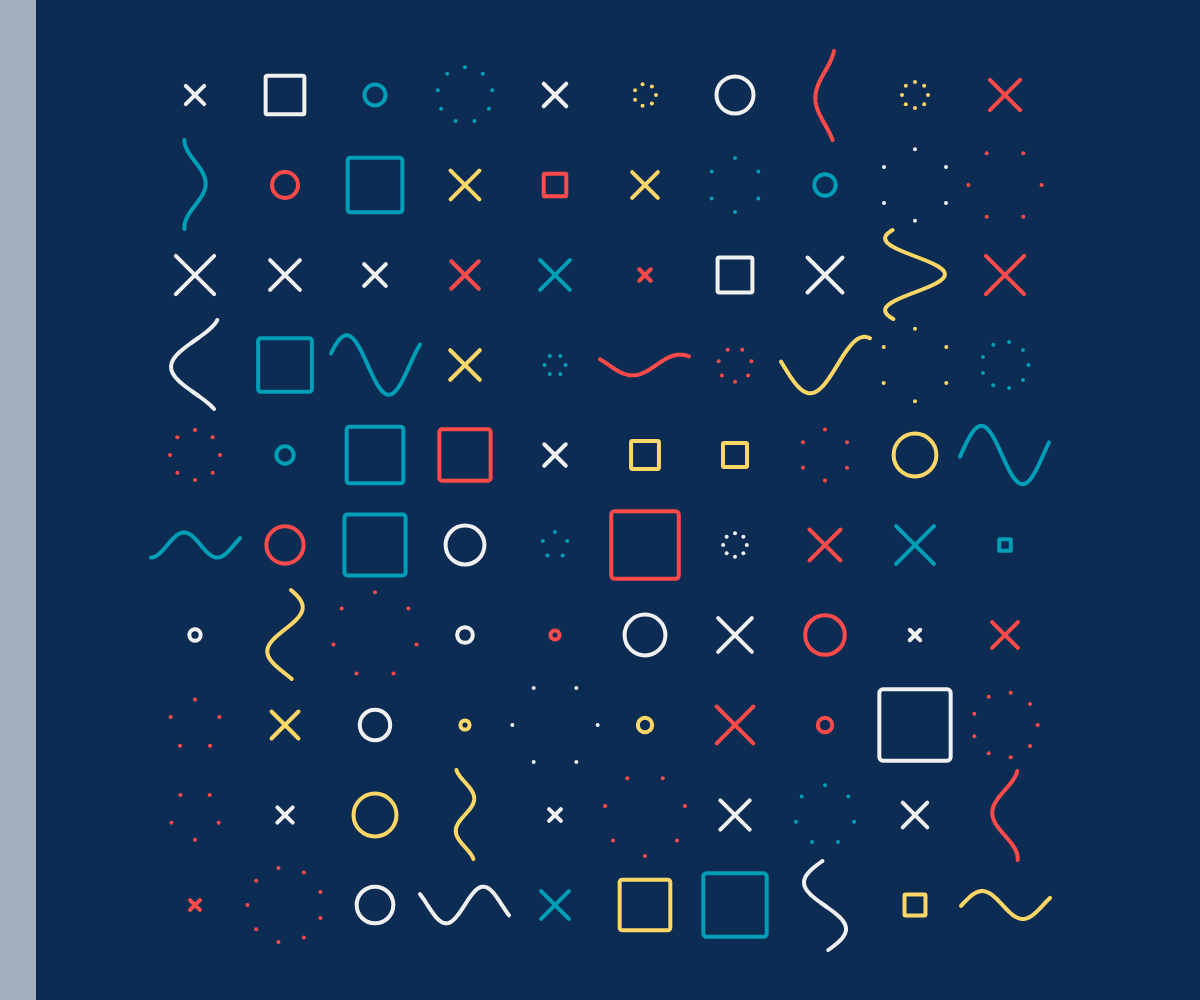
Frame 1 (no input)
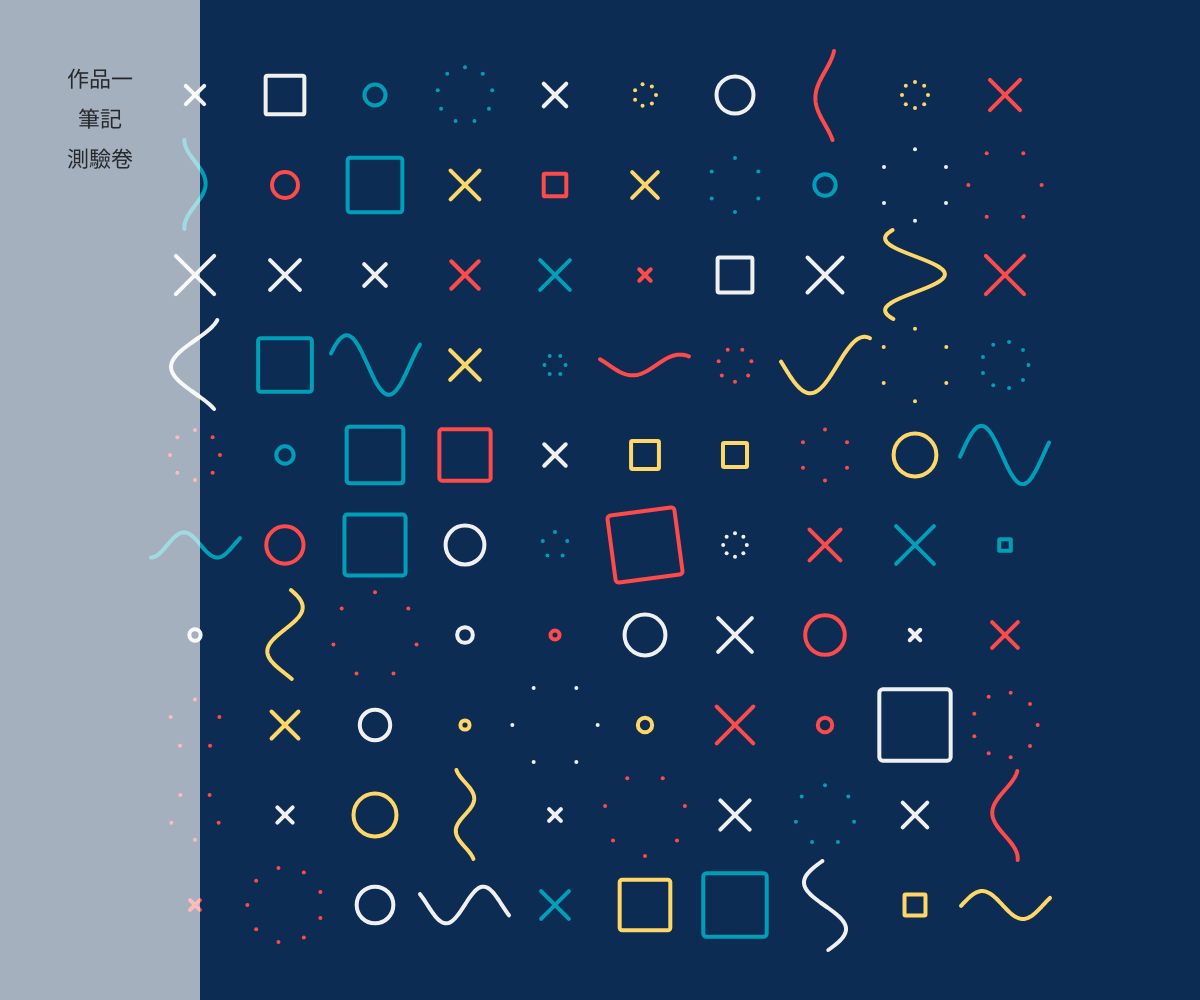
Frame 60 (no input)
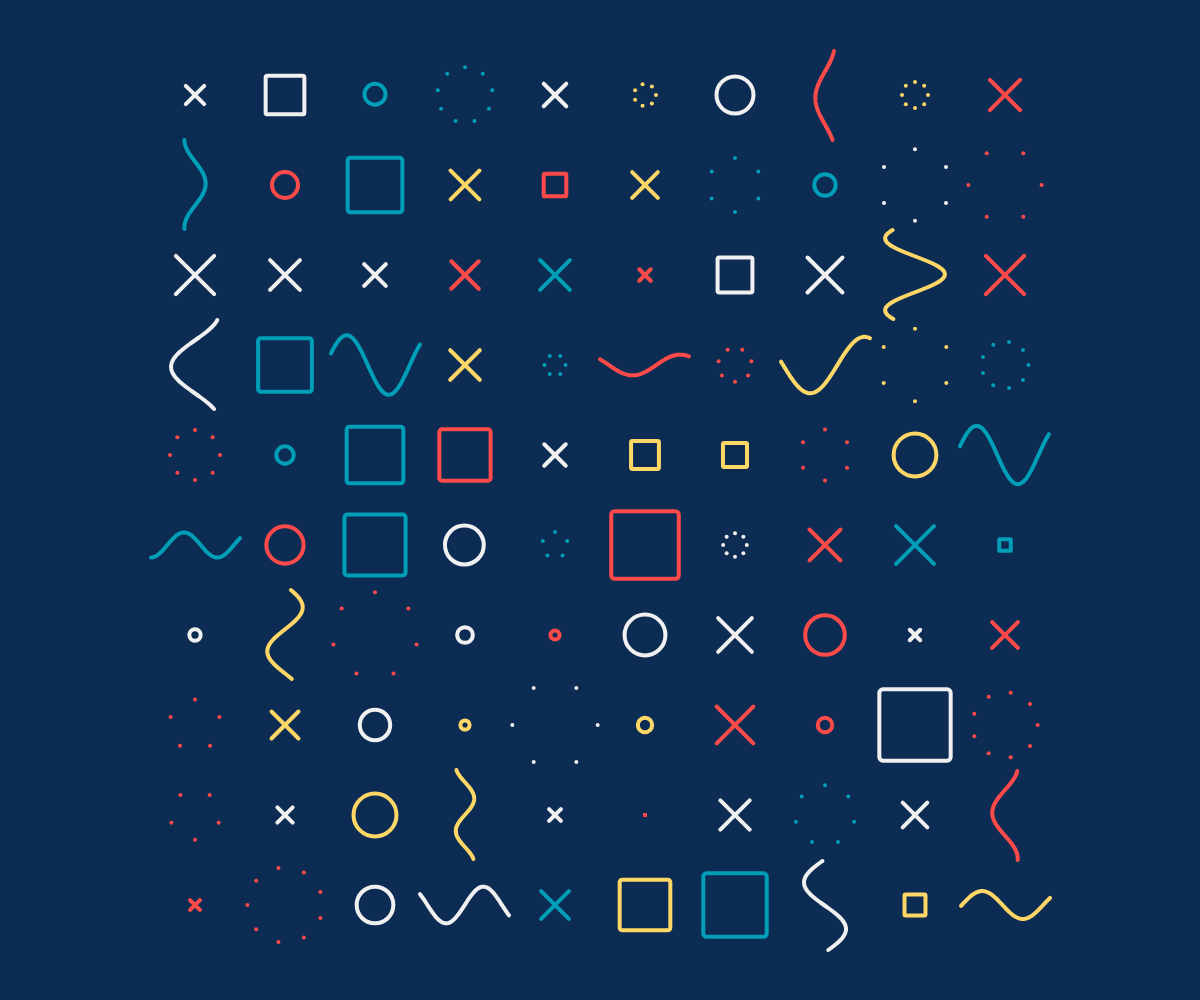
Frame 120 (the mouse pressed at the canvas centre since frame 60)

The p5.js sketch that drew these frames (run headless with seeded random() and noise() and a simulated clock; from frame 60 on, the mouse is pressed at the canvas centre):

// p5.js sketch
// ── sketch.js
let forms = [];
// let es = new p5.Ease();
let es = {
  quadraticInOut(t){
    return t < 0.5 ? 2 * t * t : -1 + (4 - 2 * t) * t;
  },
  quadraticIn(t){
    return t * t;
  },
  backInOut(t){
    const s = 1.70158 * 1.525;
    if (t < 0.5) {
      const p = 2 * t;
      return 0.5 * (p * p * ((s + 1) * p - s));
    } else {
      const p = 2 * t - 2;
      return 0.5 * (p * p * ((s + 1) * p + s) + 2);
    }
  }
};
let colors = ["#fe4a49", "#fed766", "#009fb7", "#f0f0f0"];

// 左側滑入半透明方塊
let leftPanel;

// overlay DOM 相關
let overlayEl = null;

class LeftPanel {
  constructor(h){
    this.w = 200;            // 固定寬度 200
    this.h = h;
    this.x = -this.w;       // 初始隱藏在左側外面
    this.targetX = -this.w;
    this.speed = 0.18;      // 插值速度（數值越大越快）
    this.alpha = 160;       // 半透明

    // 連結設定：第一個為作品一，第二個為筆記，第三個為測驗卷
    this.links = [
      { label: "作品一", url: "https://414730431tku-eng.github.io/20251014/" },
      { label: "筆記", url: "https://hackmd.io/@xJbStK8iScy5bAygweCuHA/ByIlt_J3ll" },
      { label: "測驗卷", url: "https://414730431tku-eng.github.io/test/" }
    ];
    this.linkRects = []; // 每幀繪製時更新，供點擊檢測使用
    this.textSize = 22;  // 文字大小（可調）
    this.topOffset = 70; // 第一個連結距離上方 70px
    this.lineSpacing = 18; // 兩連結之間間距
  }

  open(){
    this.targetX = 0;
  }

  close(){
    this.targetX = -this.w;
  }

  // 判斷滑鼠是否在面板範圍內（以目前 x 位置計算）
  contains(mx, my){
    return mx >= this.x && mx <= this.x + this.w && my >= 0 && my <= this.h;
  }

  // 取得指定位置上的連結索引（若無則回傳 -1）
  getLinkAt(mx, my){
    for (let i = 0; i < this.linkRects.length; i++){
      const r = this.linkRects[i];
      if (mx >= r.x && mx <= r.x + r.w && my >= r.y && my <= r.y + r.h) return i;
    }
    return -1;
  }

  // 面板被點擊時呼叫（若點到連結則開啟 overlay）
  onClickAt(mx, my){
    const idx = this.getLinkAt(mx, my);
    if (idx >= 0){
      openOverlay(this.links[idx].label, this.links[idx].url);
    }
  }

  update(){
    this.x = lerp(this.x, this.targetX, this.speed);
  }

  resize(h){
    this.h = h;
  }

  show(){
    push();
    noStroke();
    rectMode(CORNER);     // 以左上角為座標繪製
    fill(255, this.alpha); // 白色半透明，可改成其他顏色
    rect(this.x, 0, this.w, this.h);

    // 繪製可點擊文字（置中、放大、第一個距離上方70px）
    fill(20, 220); // 深色半透明文字
    noStroke();
    textAlign(CENTER, TOP);
    textSize(this.textSize);

    // 建立 linkRects
    this.linkRects = [];
    for (let i = 0; i < this.links.length; i++){
      const ty = this.topOffset + i * (this.textSize + this.lineSpacing);
      const tx = this.x + this.w * 0.5;
      // 只有當面板部分可見時才畫文字
      if (this.x + this.w > 0) {
        text(this.links[i].label, tx, ty);
      }
      // 將可點擊區域記錄為整個面板寬度內、文字高度範圍
      const rectX = this.x;
      const rectY = ty;
      const rectW = this.w;
      const rectH = this.textSize + 8; // 文字高度 + padding
      this.linkRects.push({ x: rectX, y: rectY, w: rectW, h: rectH });
    }

    pop();
  }

  run(){
    this.update();
    this.show();
  }
}

// 建立並置中格子
function createForms(){
    forms = [];
    let seg = 10;
    let gridSize = min(width, height) * 0.9; // 使用視窗短邊的 90%
    let w = gridSize / seg;
    let startX = (width - gridSize) / 2 + w/2;
    let startY = (height - gridSize) / 2 + w/2;
    for (let i = 0; i < seg; i++) {
        for (let j = 0; j < seg; j++) {
            let x = startX + i * w;
            let y = startY + j * w;
            let rnd = int(random(5)+1);
            let off = 0;
            if(rnd == 1){
                forms.push(new Form01(x, y, w - off));
            }
            else if(rnd == 2){
                forms.push(new Form02(x, y, w - off));
            }
            else if(rnd == 3){
                forms.push(new Form03(x, y, w - off));
            }
            else if(rnd == 4){
                forms.push(new Form04(x, y, w - off));
            }
            else if(rnd == 5){
                forms.push(new Form05(x, y, w - off));
            }
        }
    }
}

function setup() {
    createCanvas(windowWidth, windowHeight);
    rectMode(CENTER);
    strokeWeight(4);
    createForms();

    leftPanel = new LeftPanel(height); // 建立左側面板
}

function windowResized(){
    resizeCanvas(windowWidth, windowHeight);
    createForms();
    if (leftPanel) leftPanel.resize(height);
    // 若 overlay 存在，重新調整大小
    if (overlayEl) adjustOverlaySize();
}

function draw() {
    background("#0d2c54"); // 背景填滿整個畫布
    for(let f of forms){
        f.run();
    }

    // 判斷滑鼠是否在面板範圍內（panel.x 會根據動畫變動）
    let hoveringPanel = leftPanel.contains(mouseX, mouseY);

    // 若滑鼠靠近左邊界或在面板上，開啟面板；否則收回
    if (mouseX <= 2 || hoveringPanel) {
      leftPanel.open();
    } else {
      leftPanel.close();
    }

    // 繪製面板（置於最上層）
    leftPanel.run();

    // 判斷是否在 link 上（linkRects 在 show() 中已更新）
    let hoveringLink = leftPanel.getLinkAt(mouseX, mouseY) >= 0;

    // 改變滑鼠游標提示（當在面板或連結上時顯示 pointer）
    if (hoveringLink) cursor(HAND);
    else if (hoveringPanel) cursor(HAND);
    else cursor(ARROW);
}

// 處理滑鼠點擊：若在面板的連結上則開啟連結（overlay）
function mousePressed(){
  if (leftPanel) {
    leftPanel.onClickAt(mouseX, mouseY);
  }
}

// 建立 overlay (遮罩 + iframe)
// title 參數目前未顯示在畫面上，但保留以備擴充
function openOverlay(title, url){
  // 若已存在則不再建立
  if (overlayEl) return;

  // 建立遮罩層
  overlayEl = document.createElement("div");
  overlayEl.style.position = "fixed";
  overlayEl.style.left = "0";
  overlayEl.style.top = "0";
  overlayEl.style.width = "100%";
  overlayEl.style.height = "100%";
  overlayEl.style.background = "rgba(0,0,0,0.6)";
  overlayEl.style.display = "flex";
  overlayEl.style.alignItems = "center";
  overlayEl.style.justifyContent = "center";
  overlayEl.style.zIndex = "9999";

  // 按下遮罩空白處關閉 overlay
  overlayEl.addEventListener("click", function(e){
    if (e.target === overlayEl) closeOverlay();
  });

  // 建立容器（避免點擊傳遞到遮罩）
  const container = document.createElement("div");
  container.style.position = "relative";
  container.style.width = Math.floor(window.innerWidth * 0.8) + "px";
  container.style.height = Math.floor(window.innerHeight * 0.8) + "px";
  container.style.boxShadow = "0 8px 30px rgba(0,0,0,0.5)";
  container.style.background = "#fff";
  container.style.borderRadius = "4px";
  container.style.overflow = "hidden";
  container.addEventListener("click", function(e){ e.stopPropagation(); });

  // 建立 iframe
  const iframe = document.createElement("iframe");
  iframe.src = url;
  iframe.style.width = "100%";
  iframe.style.height = "100%";
  iframe.style.border = "0";
  iframe.style.display = "block";
  container.appendChild(iframe);

  // 建立關閉按鈕
  const closeBtn = document.createElement("button");
  closeBtn.textContent = "✕";
  closeBtn.title = "關閉";
  closeBtn.style.position = "absolute";
  closeBtn.style.right = "8px";
  closeBtn.style.top = "8px";
  closeBtn.style.zIndex = "2";
  closeBtn.style.background = "rgba(0,0,0,0.6)";
  closeBtn.style.color = "#fff";
  closeBtn.style.border = "none";
  closeBtn.style.width = "32px";
  closeBtn.style.height = "32px";
  closeBtn.style.borderRadius = "4px";
  closeBtn.style.cursor = "pointer";
  closeBtn.addEventListener("click", function(e){
    e.stopPropagation();
    closeOverlay();
  });
  container.appendChild(closeBtn);

  overlayEl.appendChild(container);
  document.body.appendChild(overlayEl);
}

// 關閉 overlay
function closeOverlay(){
  if (!overlayEl) return;
  document.body.removeChild(overlayEl);
  overlayEl = null;
}

// 調整 overlay 大小（resize 時呼叫）
function adjustOverlaySize(){
  if (!overlayEl) return;
  const container = overlayEl.firstChild;
  if (!container) return;
  container.style.width = Math.floor(window.innerWidth * 0.8) + "px";
  container.style.height = Math.floor(window.innerHeight * 0.8) + "px";
}

//●
class Form01{
    constructor(x, y, w){
        this.x = x;
        this.y = y;
        this.w = w;
        this.ang = int(random(4)) * TAU/4;
        this.off = 0;
        this.t = -int(random(1500));
        this.t1 = 30;
        this.d = this.w * random(0.1, 0.5);
        this.col = random(colors);
    }

    show(){
        push();
        translate(this.x, this.y);
        rotate(this.ang);
        noFill();
        stroke(this.col);
        circle(this.off, 0, this.d);
        pop();
    }

    move(){
        if(0 < this.t && this.t < this.t1){
            let t = map(this.t, 0, this.t1-1, 0, TAU*6);
            this.off = sin(t)*this.w*0.01;
        }
        this.t ++;
    }

    run(){
        this.show();
        this.move();
        if(this.t1 < this.t){
            this.t = -int(random(1500));
        }
    }
}

//~
class Form02 extends Form01{
    constructor(x, y, w){
        super(x, y, w);
        this.a0 = random(10);
        this.a = this.a0;
        this.t1 = 60;
        this.amp = this.w * random(0.1, 0.4);
        this.mo = random(0.05, 0.1);
    }

    show(){
        push();
        translate(this.x, this.y);
        rotate(this.ang);
        noFill();
        stroke(this.col);
        beginShape();
        for(let y=-this.w/2; y<this.w/2; y++){
            vertex(sin((y*this.mo)+this.a) * this.amp, y);
        }
        endShape();
        pop();
    }

    move(){
        if(0 < this.t && this.t < this.t1){
            let nrm = norm(this.t, 0, this.t1 - 1);
            this.a = lerp(0, TAU, es.quadraticInOut(nrm))+this.a0;
        }
        this.t ++;
    }
}

//□
class Form03 extends Form01{
    constructor(x, y, w){
        super(x, y, w);
        this.t1 = 40;
        this.aa = 0;
        this.pn = random()<0.5 ? -1 : 1;
        this.ww = this.w* random(0.1, 0.8)
    }

    show(){
        push();
        translate(this.x, this.y);
        rotate(this.ang+this.aa);
        noFill();
        stroke(this.col);
        square(0, 0, this.ww, this.ww*0.05);
        pop();
    }

    move(){
        if(0 < this.t && this.t < this.t1){
            let nrm = norm(this.t, 0, this.t1 - 1);
            this.aa = lerp(0, PI*0.5, es.backInOut(nrm))*this.pn;
        }
        
        if(this.t1 < this.t){
            this.pn = random() < 0.5 ? -1 : 1;
        }
        this.t ++;
    }
}

//×
class Form04 extends Form01{
    constructor(x, y, w){
        super(x, y, w);
        this.ll0 = this.w*random(0.1, 0.45);
        this.ll = this.ll0;
    }

    show(){
        push();
        translate(this.x, this.y);
        rotate(this.ang);
        noFill();
        stroke(this.col);
        line(this.ll/2, this.ll/2, -this.ll/2, -this.ll/2);
        line(-this.ll0/2, this.ll0/2, this.ll0/2, -this.ll0/2);
        pop();
    }

    move(){
        if(0 < this.t && this.t < this.t1){
            let nrm = norm(this.t, 0, this.t1 - 1);
            this.ll = lerp(this.ll0, 0, es.quadraticIn(sin((1-nrm)*PI)));
        }

        this.t ++;
    }
}

//…
class Form05 extends Form01{
    constructor(x, y, w){
        super(x, y, w);
        this.num = int(random(5, 10));
        this.d *= 2;
        this.d0 = this.d;
        this.aa = 0;
        this.t1 = 50;

    }

    show(){
        push();
        translate(this.x, this.y);
        rotate(this.ang+this.aa);
        stroke(this.col);
        for(let i=0; i<this.num; i++){
            let a = map(i, 0, this.num, 0, TAU);
            point(this.d * 0.5 * cos(a), this.d * 0.5 * sin(a));
        }
        pop();
    }

    move(){
        if(0 < this.t && this.t < this.t1){
            let nrm = norm(this.t, 0, this.t1 - 1);
            this.d = lerp(this.d0, 0, es.quadraticIn(sin((1-nrm)*PI)));
            this.aa = lerp(0, TAU, nrm);
        }

        this.t ++;
    }
}
